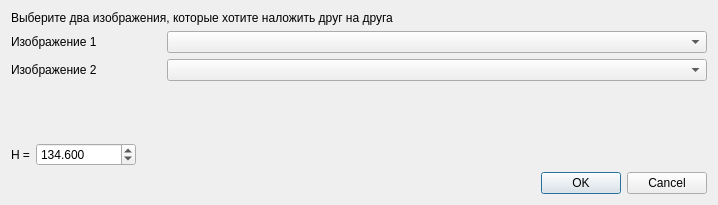
<?xml version="1.0" encoding="UTF-8"?>
<ui version="4.0">
 <class>TransformImagesDialog</class>
 <widget class="QDialog" name="TransformImagesDialog">
  <property name="geometry">
   <rect>
    <x>0</x>
    <y>0</y>
    <width>718</width>
    <height>205</height>
   </rect>
  </property>
  <property name="minimumSize">
   <size>
    <width>550</width>
    <height>205</height>
   </size>
  </property>
  <property name="maximumSize">
   <size>
    <width>16777215</width>
    <height>205</height>
   </size>
  </property>
  <property name="windowTitle">
   <string>Накладываемые изображения</string>
  </property>
  <layout class="QVBoxLayout" name="verticalLayout">
   <item>
    <widget class="QLabel" name="label">
     <property name="text">
      <string>Выберите два изображения, которые хотите наложить друг на друга</string>
     </property>
    </widget>
   </item>
   <item>
    <layout class="QHBoxLayout" name="horizontalLayout_3">
     <item>
      <widget class="QLabel" name="label_3">
       <property name="maximumSize">
        <size>
         <width>150</width>
         <height>16777215</height>
        </size>
       </property>
       <property name="text">
        <string>Изображение 1</string>
       </property>
      </widget>
     </item>
     <item>
      <widget class="QComboBox" name="cbImage1"/>
     </item>
    </layout>
   </item>
   <item>
    <layout class="QHBoxLayout" name="horizontalLayout_2">
     <item>
      <widget class="QLabel" name="label_4">
       <property name="maximumSize">
        <size>
         <width>150</width>
         <height>16777215</height>
        </size>
       </property>
       <property name="text">
        <string>Изображение 2</string>
       </property>
      </widget>
     </item>
     <item>
      <widget class="QComboBox" name="cbImage2"/>
     </item>
    </layout>
   </item>
   <item>
    <spacer name="verticalSpacer">
     <property name="orientation">
      <enum>Qt::Vertical</enum>
     </property>
     <property name="sizeHint" stdset="0">
      <size>
       <width>20</width>
       <height>40</height>
      </size>
     </property>
    </spacer>
   </item>
   <item>
    <layout class="QHBoxLayout" name="horizontalLayout">
     <item>
      <widget class="QLabel" name="label_2">
       <property name="text">
        <string>H =</string>
       </property>
      </widget>
     </item>
     <item>
      <widget class="QDoubleSpinBox" name="doubleSpinBox">
       <property name="minimumSize">
        <size>
         <width>100</width>
         <height>0</height>
        </size>
       </property>
       <property name="decimals">
        <number>3</number>
       </property>
       <property name="maximum">
        <double>1000.000000000000000</double>
       </property>
       <property name="value">
        <double>134.599999999999994</double>
       </property>
      </widget>
     </item>
     <item>
      <spacer name="horizontalSpacer">
       <property name="orientation">
        <enum>Qt::Horizontal</enum>
       </property>
       <property name="sizeHint" stdset="0">
        <size>
         <width>40</width>
         <height>20</height>
        </size>
       </property>
      </spacer>
     </item>
    </layout>
   </item>
   <item>
    <widget class="QDialogButtonBox" name="buttonBox">
     <property name="orientation">
      <enum>Qt::Horizontal</enum>
     </property>
     <property name="standardButtons">
      <set>QDialogButtonBox::Cancel|QDialogButtonBox::Ok</set>
     </property>
    </widget>
   </item>
  </layout>
 </widget>
 <resources/>
 <connections>
  <connection>
   <sender>buttonBox</sender>
   <signal>accepted()</signal>
   <receiver>TransformImagesDialog</receiver>
   <slot>accept()</slot>
   <hints>
    <hint type="sourcelabel">
     <x>248</x>
     <y>254</y>
    </hint>
    <hint type="destinationlabel">
     <x>157</x>
     <y>274</y>
    </hint>
   </hints>
  </connection>
  <connection>
   <sender>buttonBox</sender>
   <signal>rejected()</signal>
   <receiver>TransformImagesDialog</receiver>
   <slot>reject()</slot>
   <hints>
    <hint type="sourcelabel">
     <x>316</x>
     <y>260</y>
    </hint>
    <hint type="destinationlabel">
     <x>286</x>
     <y>274</y>
    </hint>
   </hints>
  </connection>
 </connections>
</ui>
